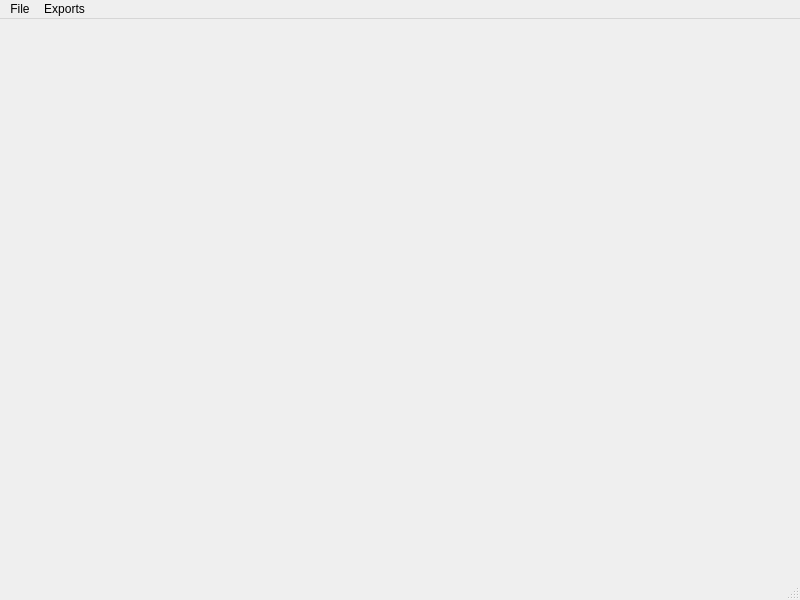
<?xml version="1.0" encoding="UTF-8"?>
<ui version="4.0">
 <class>ExportGui</class>
 <widget class="QMainWindow" name="ExportGui">
  <property name="geometry">
   <rect>
    <x>0</x>
    <y>0</y>
    <width>800</width>
    <height>600</height>
   </rect>
  </property>
  <property name="windowTitle">
   <string>MainWindow</string>
  </property>
  <widget class="QWidget" name="centralwidget"/>
  <widget class="QMenuBar" name="menubar">
   <property name="geometry">
    <rect>
     <x>0</x>
     <y>0</y>
     <width>800</width>
     <height>21</height>
    </rect>
   </property>
   <widget class="QMenu" name="menuFile">
    <property name="title">
     <string>File</string>
    </property>
    <addaction name="actionExit"/>
   </widget>
   <widget class="QMenu" name="menuExports">
    <property name="title">
     <string>Exports</string>
    </property>
    <addaction name="actionCreate_Scout_Cards"/>
   </widget>
   <addaction name="menuFile"/>
   <addaction name="menuExports"/>
  </widget>
  <widget class="QStatusBar" name="statusbar"/>
  <action name="actionExit">
   <property name="text">
    <string>Exit</string>
   </property>
  </action>
  <action name="actionCreate_Scout_Cards">
   <property name="text">
    <string>Create Scout Cards</string>
   </property>
  </action>
 </widget>
 <resources/>
 <connections/>
</ui>
